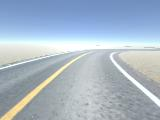
#> input picture resources/log/1060_cam-image_array_.jpg, 160 x 120 px; its folder holds only this picture in this run
$ python dataLoader.py
#> lines starting #> are read from the running program, lines starting #| are printed output that depends on the picture
import os
import json
import pickle
import numpy as np
from PIL import Image
from collections import defaultdict
import swiftclient

feature_container_name = 'feature'
angle_container_name = 'angle'


def get_connection(name, key):
    conn = swiftclient.Connection(
        user=name,
        key=key,
        authurl='http://127.0.0.1:5000/'
    )
    return conn


def put_container(conn):
    conn.put_container(feature_container_name)
    conn.put_container(angle_container_name)


def load_data(img_size, isSwiftEnabled):
    """
    Create pickle objects of features and labels
    :param img_size: the new size of the re-sized image
    :param isSwiftEnabled: if you want to store using Swift Storage
    :return: None
    """
#> called with img_size = (80, 60), isSwiftEnabled = False
    images_dir = "./resources/log"
    labels_dir = "./resources/json_data"
    features, y_angle, y_throttle = [], [], []
    if isSwiftEnabled:
        conn = get_connection(name="admin", key="admin")  # support for swift storage
        put_container(conn)

    for path, dir, files in os.walk(images_dir):
        for file in files:

            if file.endswith('.jpg'):
                img_id = file.split('_')[0]
                json_record = "record_" + img_id + ".json"

                # resize and convert to grey scale
                img = Image.open(os.path.join(path, file))
#> img is the input picture: PIL image 160x120 RGB; mean R, G, B 168.5, 183.8, 198.9
                img = img.resize(img_size).convert('L')
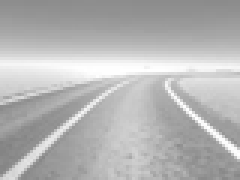
#> img: PIL image 80x60 L (shown 3 times larger); min 130, max 255, mean 181
                features.append(list(img.getdata()))
                if isSwiftEnabled:
                    conn.put_object(feature_container_name, img)

                # get throttle and angle
#> (the run stopped early here; a loop or call above may not have finished)

$ run again, on resources/log/1300_cam-image_array_.jpg
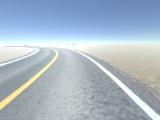
#> input picture resources/log/1300_cam-image_array_.jpg, 160 x 120 px
#> in load_data, img is the input picture: PIL image 160x120 RGB; mean R, G, B 170.2, 184.9, 199.4
#> in load_data, `img = img.resize(img_size).convert('L')`:
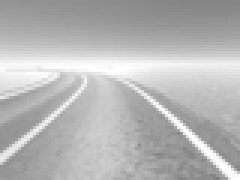
#> img: PIL image 80x60 L (shown 3 times larger); min 124, max 255, mean 182.2

$ run again, on resources/log/1348_cam-image_array_.jpg
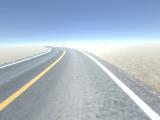
#> input picture resources/log/1348_cam-image_array_.jpg, 160 x 120 px
#> in load_data, img is the input picture: PIL image 160x120 RGB; mean R, G, B 170, 184.9, 200
#> in load_data, `img = img.resize(img_size).convert('L')`:
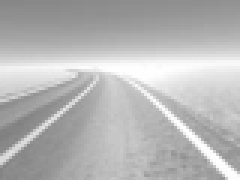
#> img: PIL image 80x60 L (shown 3 times larger); min 127, max 255, mean 182.2

$ run again, on resources/log/1116_cam-image_array_.jpg
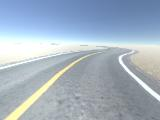
#> input picture resources/log/1116_cam-image_array_.jpg, 160 x 120 px
#> in load_data, img is the input picture: PIL image 160x120 RGB; mean R, G, B 164, 178.9, 193.7
#> in load_data, `img = img.resize(img_size).convert('L')`:
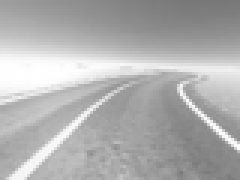
#> img: PIL image 80x60 L (shown 3 times larger); min 120, max 255, mean 176.1
